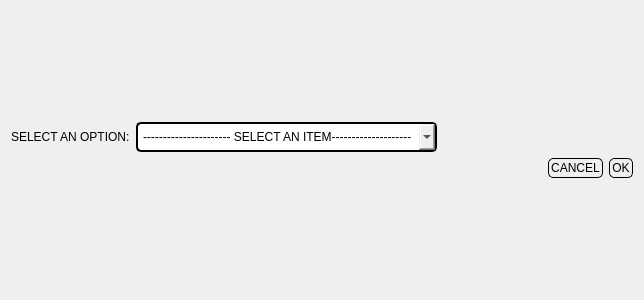
<?xml version="1.0" encoding="UTF-8"?>
<ui version="4.0">
 <class>Dialog</class>
 <widget class="QDialog" name="Dialog">
  <property name="geometry">
   <rect>
    <x>0</x>
    <y>0</y>
    <width>644</width>
    <height>300</height>
   </rect>
  </property>
  <property name="minimumSize">
   <size>
    <width>644</width>
    <height>300</height>
   </size>
  </property>
  <property name="maximumSize">
   <size>
    <width>644</width>
    <height>300</height>
   </size>
  </property>
  <property name="windowTitle">
   <string>Explore</string>
  </property>
  <property name="styleSheet">
   <string notr="true">QPushButton{
border: 1px solid black;
border-radius: 5px 5px;
padding: 2px;
}

QPushButton:hover:!pressed{
border: 1px solid black;
border-radius: 5px 5px;
padding: 2px;
background-color: rgb(233, 185, 110);
}

QPushButton:pressed{
border: 1px solid grey;
border-radius: 5px 5px;
padding: 2px;
background-color: rgb(193, 125, 17);
font: 25 italic 11pt &quot;Ubuntu&quot;;
}</string>
  </property>
  <layout class="QVBoxLayout" name="verticalLayout">
   <item>
    <layout class="QGridLayout" name="gridLayout">
     <item row="0" column="0">
      <layout class="QHBoxLayout" name="horizontalLayout_2">
       <item>
        <widget class="QLabel" name="label">
         <property name="styleSheet">
          <string notr="true">font: 11pt &quot;URW Gothic L&quot;;</string>
         </property>
         <property name="text">
          <string>SELECT AN OPTION:</string>
         </property>
        </widget>
       </item>
       <item>
        <widget class="QComboBox" name="options">
         <property name="styleSheet">
          <string notr="true">border: 2px solid black;
border-radius: 5px 5px;
padding: 5px 5px;
font: 11pt &quot;URW Gothic L&quot;;</string>
         </property>
         <item>
          <property name="text">
           <string>---------------------- SELECT AN ITEM--------------------</string>
          </property>
         </item>
         <item>
          <property name="text">
           <string>Show Pending Jobs</string>
          </property>
         </item>
         <item>
          <property name="text">
           <string>Show Total Worth of Pending Jobs</string>
          </property>
         </item>
         <item>
          <property name="text">
           <string>Show Last Submission</string>
          </property>
         </item>
         <item>
          <property name="text">
           <string>Show Nearest Submission</string>
          </property>
         </item>
         <item>
          <property name="text">
           <string>Show Project Ideas</string>
          </property>
         </item>
         <item>
          <property name="text">
           <string>Show Project With Maximum Time Required</string>
          </property>
         </item>
         <item>
          <property name="text">
           <string>Show Personal Projects</string>
          </property>
         </item>
         <item>
          <property name="text">
           <string>Show Highest Individual worth: Project</string>
          </property>
         </item>
         <item>
          <property name="text">
           <string>Show Lowest Individual Worth: Project</string>
          </property>
         </item>
         <item>
          <property name="text">
           <string>Create Report of All Pending Jobs</string>
          </property>
         </item>
         <item>
          <property name="text">
           <string>Create Report of All Jobs</string>
          </property>
         </item>
         <item>
          <property name="text">
           <string>Reinitialize Project ID's</string>
          </property>
         </item>
        </widget>
       </item>
       <item>
        <spacer name="horizontalSpacer_2">
         <property name="orientation">
          <enum>Qt::Horizontal</enum>
         </property>
         <property name="sizeHint" stdset="0">
          <size>
           <width>40</width>
           <height>20</height>
          </size>
         </property>
        </spacer>
       </item>
      </layout>
     </item>
     <item row="1" column="0">
      <layout class="QHBoxLayout" name="horizontalLayout">
       <item>
        <spacer name="horizontalSpacer">
         <property name="orientation">
          <enum>Qt::Horizontal</enum>
         </property>
         <property name="sizeHint" stdset="0">
          <size>
           <width>40</width>
           <height>20</height>
          </size>
         </property>
        </spacer>
       </item>
       <item>
        <widget class="QPushButton" name="pushButton_cancel">
         <property name="text">
          <string>CANCEL</string>
         </property>
        </widget>
       </item>
       <item>
        <widget class="QPushButton" name="pushButton_ok">
         <property name="text">
          <string>OK</string>
         </property>
        </widget>
       </item>
      </layout>
     </item>
    </layout>
   </item>
  </layout>
 </widget>
 <resources/>
 <connections/>
</ui>
